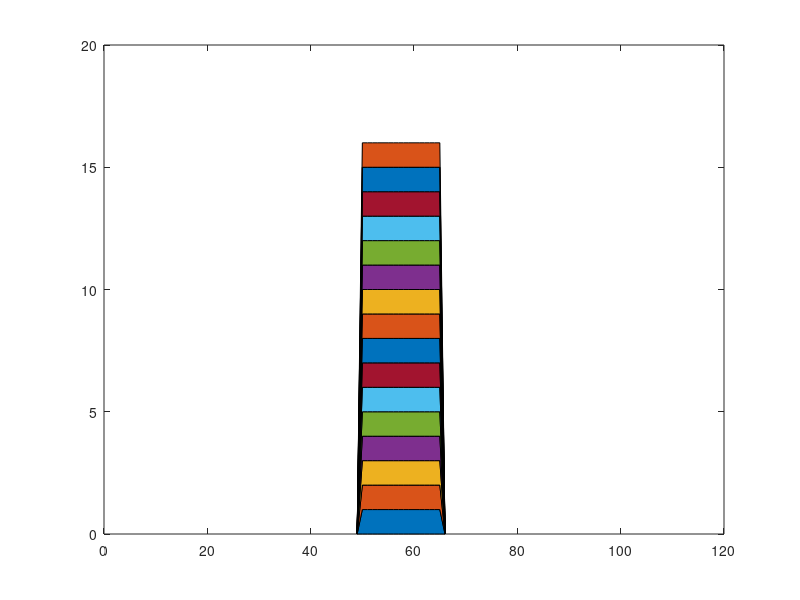

The MATLAB source for this figure: (Note: this script raises an error after producing the figure.)
% photo=imread('circle_1.bmp');
a = 16;

Area_real = a^2;
Permiter_real = 4*a;

background = a + 100;
image = zeros(background);

start = (background-a)/2;
finish = start-1 + a;
image(start:finish,start:finish) = 1;
% A = rgb2gray(photo);
% grey = rgb2gray(photo);
% threshold =0.4;
% 
% grey = double(grey)/255;
% 
% B = grey <= threshold;

% image = photo;
Area = area(image);
se = strel('disk',1);
%% Rotation

% alfa_max = 360;
% delta = 2;
% 
% vector = 0:delta:alfa_max;
% amount = size(vector,2);
% 
% vector1 = zeros(1,amount);
% vector2 = zeros(1,amount);
% 
% 
% 
% for i=1:amount
%     degree = vector(i);
%     image_rotation = imrotate(image, degree);
%     contour_rotation = image_rotation - imerode(image_rotation, se);
%     Perimeter1 = perimeter(contour_rotation);
%     
%     contour_bwperim = bwperim(image_rotation);
%     Perimeter2 = perimeter(contour_bwperim);
%     Area2 = bwarea(image_rotation);
%     Area1 = area(image_rotation);
%     vector1(i) = Perimeter1^2/(4*pi*Area1);
%     vector2(i) = Circularity(image_rotation);
%     
%     vector3(i) = Perimeter2^2/(4*pi*Area2);
%     vector4(i) = Circularity(image_rotation);
%     
% end
% 
% figure;
% subplot(2,2,1);
% plot(vector,vector1);
% ylabel('Area');
% 
% subplot(2,2,2);
% plot(vector,vector2);
% ylabel('Permiter');
% 
% subplot(2,2,3);
% plot(vector,vector3);
% ylabel('Area');
% title('bwarea');
% 
% subplot(2,2,4);
% plot(vector, vector4);
% ylabel('Permiter');
% title('bwperim');
%% Scaling

% vector = 0:100;
% amount = size(vector,2);
% 
% for i = 1:amount
%     image_resize = imresize(image,i/(amount-1));
%     contour_resize = image_resize - imerode(image_resize, se);
%     Perimeter1 = perimeter(contour_resize);
%     
%     contour_bwperim = bwperim(image_resize);
%     Perimeter2 = perimeter(contour_bwperim);
%     Area2 = bwarea(image_resize);
%     Area1 = area(image_resize);
%     
%     vector1(i) = Perimeter1^2/(4*pi*Area1);
%     vector2(i) = Circularity(image_resize);
%     
%     vector3(i) = Perimeter2^2/(4*pi*Area2);
%     vector4(i) = Circularity(contour_bwperim);
% end
% subplot(2,2,1);
% plot(vector,vector1);
% ylabel('Area');
% 
% subplot(2,2,2);
% plot(vector,vector2);
% ylabel('Permiter');
% 
% subplot(2,2,3);
% plot(vector,vector3);
% ylabel('Area');
% title('bwarea');
% 
% subplot(2,2,4);
% plot(vector, vector4);
% ylabel('Permiter');
% title('bwperim');

%% Translation

vector = 0:100;
amount = size(vector,2);

for i = 1:amount
    image_translation = translate(image,[(i/(amount-1)),(i/(amount-1)), 0]);
    contour_translation = image_translation - imerode(image_translation, se);
    Perimeter1 = perimeter(contour_translation);
    
    contour_bwperim = bwperim(image_translation);
    Perimeter2 = perimeter(contour_bwperim);
    Area2 = bwarea(image_translation);
    Area1 = area(image_translation);
    
    vector1(i) = Perimeter1^2/(4*pi*Area1);
    vector2(i) = Circularity(image_translation);
    
    vector3(i) = Perimeter2^2/(4*pi*Area2);
    vector4(i) = Circularity(image_translation);
end

subplot(2,2,1);
plot(vector,vector1);
ylabel('Area');

subplot(2,2,2);
plot(vector,vector2);
ylabel('Permiter');

subplot(2,2,3);
plot(vector,vector3);
ylabel('Area');
title('bwarea');

subplot(2,2,4);
plot(vector, vector4);
ylabel('Permiter');
title('bwperim');


%% 

function Circular = Circularity(image)


% Centroid of object
props = regionprops(image, 'Centroid');
x = props.Centroid(1);
y = props.Centroid(2);

% Boundary
bounds = bwboundaries(image);
distance = NaN(size(bounds{1,1},1),1);


%distance between centroid of object and boundary
for i=1:size(bounds{1,1},1)
        distance(i) = sqrt((x-bounds{1,1}(i,2))^2 + (y-bounds{1,1}(i,1))^2);
end

avrOfDistance = mean(distance);
stdOfDistance = std(distance);

Circular = (sqrt(3)*stdOfDistance)/avrOfDistance;
end


function count2 = perimeter(image)
    count2 = 0;
    for row = 1:size(image,1)
        for col = 1:size(image,2)
            if(image(row,col)>0)
                count2 = count2 + 1;
            end
        end
    end
end

function count1 = area(image)
    count1 = 0;
    for row = 1:size(image,1)
        for col = 1:size(image,2)
            if(image(row,col)>0)
                count1 = count1 + 1;
            end
        end
    end
end